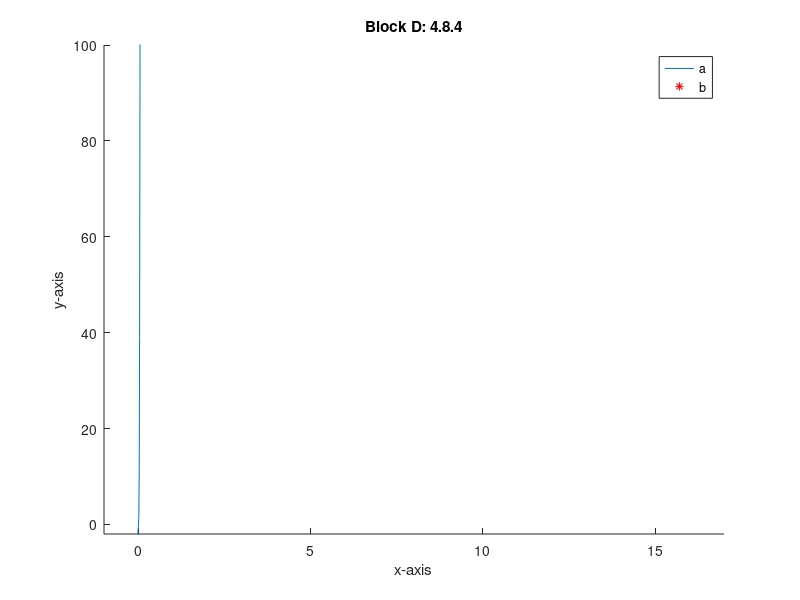

Write the MATLAB code that produced this figure.
% x + y = 16 ; f = y^3 * x^5 
% => y = 16-x
% => f(x) = x^3 * (16-x)^5
f = @(x) x.^3 .* (16-x).^5;

% calculate f prime and decide maximum value
fp = @(x)  (x.^2)*((16-x).^4) * (48-(8*x)); % f prime; derivative of f
fpx = fzero(fp, 16/2); % start search at middle
fprintf("x: %d,  y: %d\n", fpx, f(fpx))

% plot function
hold on
fplot(f)
plot(fpx, f(fpx), 'r*')
hold off

% style
axis([-1 17 -2 100])
title("Block D: 4.8.4")
legend("a", "b")
xlabel("x-axis")
ylabel("y-axis")